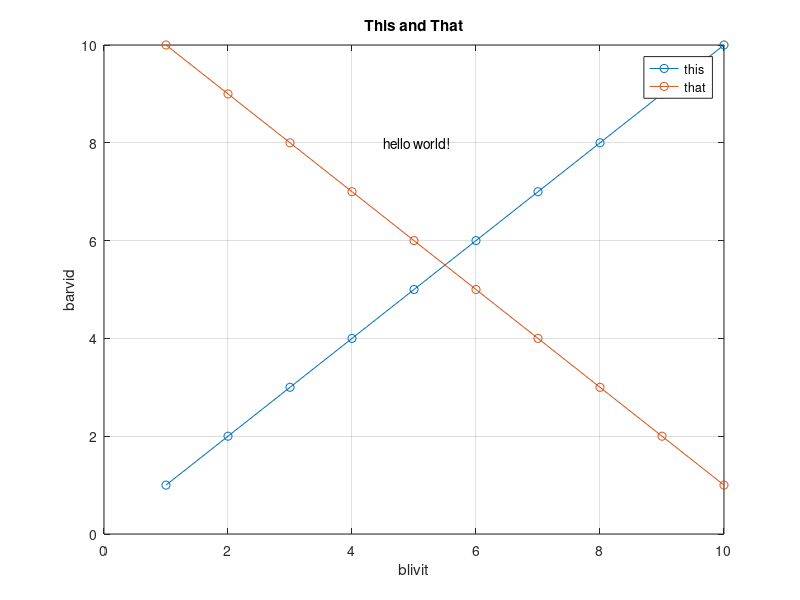

Reproduce this figure in MATLAB. (Note: this script raises an error after producing the figure.)
% Test dark themed plots

close all

plot([(1:10)' (10:-1:1)'],'o-');
grid on
legend('this','that')
xlabel('blivit')
ylabel('barvid')
title('This and That')
text(4.5,8,'hello world!')
drawnow
pause(1)
dark
pause(2)

close all
stem([(1:10)' (10:-1:1)'],'o-','MarkerFaceColor','k')
grid on
legend('this','that')
xlabel('blivit')
ylabel('barvid')
title('This and That')
text(4.5,8,'hello world!')
drawnow
pause(1)
dark
pause(2)

close all
barh([(1:10)' (10:-1:1)']);
grid on
legend('this','that')
xlabel('blivit')
ylabel('barvid')
title('This and That')
text(8,6,'hello world!')
drawnow
pause(1)
dark
pause(2)

close all
bar([(1:10)' (10:-1:1)']);
grid on
legend('this','that')
xlabel('blivit')
ylabel('barvid')
title('This and That')
text(5,8,'hello world!')
drawnow
pause(1)
dark('bp')
pause(2)

close all
m = -0.4;
b = 10;
b1 = 6;
x1 = 100*rand(100,1);
y1 = m*x1 + b1 + randn(100,1);
b2 = 14;
x2 = 100*rand(100,1);
y2 = m*x2 + b2 + randn(100,1);
x = (0:99)';
y = m*x + b;
plot(x1,y1,'.',x2,y2,'.','MarkerSize',10);
hold on; plot(x,y,'--','LineWidth',2);
legend('this','that')
xlabel('blivit')
ylabel('barvid')
title('This and That')
text(35,10,'hello world!')
grid on;
drawnow
pause(1)
dark
pause(2)

close all
t = 0:pi/50:10*pi;
st = sin(t);
ct = cos(t);
plot3(st,ct,t)
grid on
xlabel('X')
ylabel('Y')
zlabel('Z')
title('3-d plot')
text(-0.75,-0.75,1,'hello world!')
pause(1)
dark
pause(2)

close all
Z = 10 + peaks;
surf(Z)
hold on
imagesc(Z)
grid off
hold off
xlabel('X')
ylabel('Y')
zlabel('Z')
title('3-d plot on top of imagesc')
text(10,20,2,'hello world!')
colorbar;
pause(1)
dark
